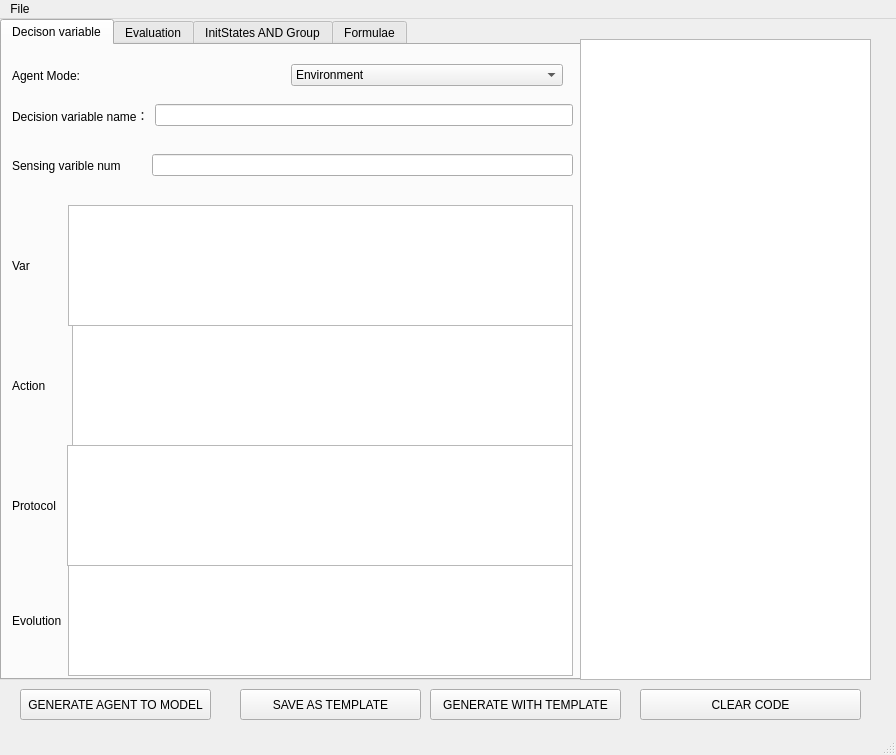
<?xml version="1.0" encoding="UTF-8"?>
<ui version="4.0">
 <class>IsplCodeGen</class>
 <widget class="QMainWindow" name="IsplCodeGen">
  <property name="geometry">
   <rect>
    <x>0</x>
    <y>0</y>
    <width>896</width>
    <height>755</height>
   </rect>
  </property>
  <property name="windowTitle">
   <string>IsplCodeGen</string>
  </property>
  <widget class="QWidget" name="centralwidget">
   <widget class="QTabWidget" name="tabWidget">
    <property name="geometry">
     <rect>
      <x>0</x>
      <y>0</y>
      <width>581</width>
      <height>661</height>
     </rect>
    </property>
    <property name="currentIndex">
     <number>0</number>
    </property>
    <widget class="QWidget" name="tab">
     <attribute name="title">
      <string>Decison variable</string>
     </attribute>
     <widget class="QWidget" name="widget" native="true">
      <property name="geometry">
       <rect>
        <x>0</x>
        <y>0</y>
        <width>1071</width>
        <height>962</height>
       </rect>
      </property>
      <widget class="QWidget" name="widget_2" native="true">
       <property name="geometry">
        <rect>
         <x>10</x>
         <y>160</y>
         <width>561</width>
         <height>121</height>
        </rect>
       </property>
       <layout class="QHBoxLayout" name="horizontalLayout">
        <item>
         <widget class="QLabel" name="VarsLabel">
          <property name="text">
           <string>Var    </string>
          </property>
         </widget>
        </item>
        <item>
         <spacer name="horizontalSpacer">
          <property name="orientation">
           <enum>Qt::Horizontal</enum>
          </property>
          <property name="sizeType">
           <enum>QSizePolicy::Fixed</enum>
          </property>
          <property name="sizeHint" stdset="0">
           <size>
            <width>18</width>
            <height>20</height>
           </size>
          </property>
         </spacer>
        </item>
        <item>
         <widget class="QTextEdit" name="Var_plainTextEdit"/>
        </item>
       </layout>
      </widget>
      <widget class="QWidget" name="widget_3" native="true">
       <property name="geometry">
        <rect>
         <x>10</x>
         <y>280</y>
         <width>561</width>
         <height>121</height>
        </rect>
       </property>
       <layout class="QHBoxLayout" name="horizontalLayout_2">
        <item>
         <widget class="QLabel" name="label_2">
          <property name="text">
           <string>Action</string>
          </property>
         </widget>
        </item>
        <item>
         <spacer name="horizontalSpacer_2">
          <property name="orientation">
           <enum>Qt::Horizontal</enum>
          </property>
          <property name="sizeType">
           <enum>QSizePolicy::Fixed</enum>
          </property>
          <property name="sizeHint" stdset="0">
           <size>
            <width>20</width>
            <height>20</height>
           </size>
          </property>
         </spacer>
        </item>
        <item>
         <widget class="QTextEdit" name="action_plainTextEdit"/>
        </item>
       </layout>
      </widget>
      <widget class="QWidget" name="widget_4" native="true">
       <property name="geometry">
        <rect>
         <x>10</x>
         <y>400</y>
         <width>561</width>
         <height>121</height>
        </rect>
       </property>
       <layout class="QHBoxLayout" name="horizontalLayout_3">
        <item>
         <widget class="QLabel" name="label_3">
          <property name="text">
           <string>Protocol</string>
          </property>
         </widget>
        </item>
        <item>
         <spacer name="horizontalSpacer_3">
          <property name="orientation">
           <enum>Qt::Horizontal</enum>
          </property>
          <property name="sizeType">
           <enum>QSizePolicy::Fixed</enum>
          </property>
          <property name="sizeHint" stdset="0">
           <size>
            <width>5</width>
            <height>20</height>
           </size>
          </property>
         </spacer>
        </item>
        <item>
         <widget class="QTextEdit" name="Protocol_plainTextEdit"/>
        </item>
       </layout>
      </widget>
      <widget class="QWidget" name="widget_5" native="true">
       <property name="geometry">
        <rect>
         <x>9</x>
         <y>743</y>
         <width>298</width>
         <height>210</height>
        </rect>
       </property>
       <layout class="QHBoxLayout" name="horizontalLayout_4">
        <item>
         <widget class="QLabel" name="label_4">
          <property name="text">
           <string>Var</string>
          </property>
         </widget>
        </item>
        <item>
         <widget class="QTextEdit" name="textEdit_5"/>
        </item>
       </layout>
      </widget>
      <widget class="QWidget" name="widget_6" native="true">
       <property name="geometry">
        <rect>
         <x>10</x>
         <y>50</y>
         <width>561</width>
         <height>41</height>
        </rect>
       </property>
       <layout class="QHBoxLayout" name="horizontalLayout_5">
        <item>
         <widget class="QLabel" name="AgentName_label">
          <property name="text">
           <string>Decision variable name：</string>
          </property>
         </widget>
        </item>
        <item>
         <widget class="QLineEdit" name="AgentName_lineEdit"/>
        </item>
       </layout>
      </widget>
      <widget class="QWidget" name="widget_8" native="true">
       <property name="geometry">
        <rect>
         <x>10</x>
         <y>520</y>
         <width>561</width>
         <height>111</height>
        </rect>
       </property>
       <layout class="QHBoxLayout" name="horizontalLayout_7">
        <item>
         <widget class="QLabel" name="label_7">
          <property name="text">
           <string>Evolution</string>
          </property>
         </widget>
        </item>
        <item>
         <widget class="QTextEdit" name="Evolution_plainTextEdit"/>
        </item>
       </layout>
      </widget>
      <widget class="QWidget" name="widget_7" native="true">
       <property name="geometry">
        <rect>
         <x>10</x>
         <y>10</y>
         <width>551</width>
         <height>41</height>
        </rect>
       </property>
       <layout class="QHBoxLayout" name="horizontalLayout_6">
        <item>
         <widget class="QLabel" name="AgentMode_label">
          <property name="text">
           <string>Agent Mode:</string>
          </property>
         </widget>
        </item>
        <item>
         <widget class="QComboBox" name="AgentMode_comboBox">
          <item>
           <property name="text">
            <string>Environment</string>
           </property>
          </item>
          <item>
           <property name="text">
            <string>Normal Agent</string>
           </property>
          </item>
         </widget>
        </item>
       </layout>
      </widget>
      <widget class="QWidget" name="widget_11" native="true">
       <property name="geometry">
        <rect>
         <x>10</x>
         <y>100</y>
         <width>561</width>
         <height>41</height>
        </rect>
       </property>
       <layout class="QHBoxLayout" name="horizontalLayout_10">
        <item>
         <widget class="QLabel" name="AgentName_label_2">
          <property name="text">
           <string>Sensing varible num</string>
          </property>
         </widget>
        </item>
        <item>
         <spacer name="horizontalSpacer_4">
          <property name="orientation">
           <enum>Qt::Horizontal</enum>
          </property>
          <property name="sizeType">
           <enum>QSizePolicy::Fixed</enum>
          </property>
          <property name="sizeHint" stdset="0">
           <size>
            <width>25</width>
            <height>20</height>
           </size>
          </property>
         </spacer>
        </item>
        <item>
         <widget class="QLineEdit" name="SensingVarNum_lineEdit"/>
        </item>
       </layout>
      </widget>
     </widget>
    </widget>
    <widget class="QWidget" name="tab_2">
     <attribute name="title">
      <string>Evaluation</string>
     </attribute>
     <widget class="QWidget" name="widget_9" native="true">
      <property name="geometry">
       <rect>
        <x>0</x>
        <y>10</y>
        <width>571</width>
        <height>121</height>
       </rect>
      </property>
      <layout class="QHBoxLayout" name="horizontalLayout_8">
       <item>
        <widget class="QLabel" name="label_8">
         <property name="text">
          <string>Evolution</string>
         </property>
        </widget>
       </item>
       <item>
        <widget class="QTextEdit" name="Evaluation_plaintext"/>
       </item>
       <item>
        <widget class="QPushButton" name="EvaluationCodeGenBtn">
         <property name="text">
          <string>generate code</string>
         </property>
        </widget>
       </item>
      </layout>
     </widget>
    </widget>
    <widget class="QWidget" name="tab_3">
     <attribute name="title">
      <string>InitStates AND Group</string>
     </attribute>
     <widget class="QWidget" name="widget_10" native="true">
      <property name="geometry">
       <rect>
        <x>10</x>
        <y>10</y>
        <width>561</width>
        <height>121</height>
       </rect>
      </property>
      <layout class="QHBoxLayout" name="horizontalLayout_9">
       <item>
        <widget class="QLabel" name="label_9">
         <property name="text">
          <string>Evolution</string>
         </property>
        </widget>
       </item>
       <item>
        <widget class="QTextEdit" name="InitStates_plainText"/>
       </item>
       <item>
        <widget class="QPushButton" name="InitStatesCodeGenBtn">
         <property name="text">
          <string>generate code</string>
         </property>
        </widget>
       </item>
      </layout>
     </widget>
     <widget class="QWidget" name="widget_21" native="true">
      <property name="geometry">
       <rect>
        <x>10</x>
        <y>140</y>
        <width>561</width>
        <height>121</height>
       </rect>
      </property>
      <layout class="QHBoxLayout" name="horizontalLayout_19">
       <item>
        <widget class="QLabel" name="label_19">
         <property name="text">
          <string>Group</string>
         </property>
        </widget>
       </item>
       <item>
        <spacer name="horizontalSpacer_7">
         <property name="orientation">
          <enum>Qt::Horizontal</enum>
         </property>
         <property name="sizeType">
          <enum>QSizePolicy::Fixed</enum>
         </property>
         <property name="sizeHint" stdset="0">
          <size>
           <width>15</width>
           <height>20</height>
          </size>
         </property>
        </spacer>
       </item>
       <item>
        <widget class="QTextEdit" name="Groups_plainText"/>
       </item>
       <item>
        <widget class="QPushButton" name="GroupsCodeGenBtn">
         <property name="text">
          <string>generate code</string>
         </property>
        </widget>
       </item>
      </layout>
     </widget>
    </widget>
    <widget class="QWidget" name="tab_4">
     <attribute name="title">
      <string>Formulae</string>
     </attribute>
     <widget class="QWidget" name="widget_22" native="true">
      <property name="geometry">
       <rect>
        <x>0</x>
        <y>0</y>
        <width>571</width>
        <height>121</height>
       </rect>
      </property>
      <layout class="QHBoxLayout" name="horizontalLayout_20">
       <item>
        <widget class="QLabel" name="label_20">
         <property name="text">
          <string>Formulate</string>
         </property>
        </widget>
       </item>
       <item>
        <widget class="QTextEdit" name="Formulae_plaintext"/>
       </item>
       <item>
        <widget class="QPushButton" name="FormulateCodeGenBtn">
         <property name="text">
          <string>generate code</string>
         </property>
        </widget>
       </item>
      </layout>
     </widget>
    </widget>
   </widget>
   <widget class="QTextEdit" name="plainTextEditPreview">
    <property name="geometry">
     <rect>
      <x>580</x>
      <y>20</y>
      <width>291</width>
      <height>641</height>
     </rect>
    </property>
   </widget>
   <widget class="QPushButton" name="AgentCodeGenBtn">
    <property name="geometry">
     <rect>
      <x>20</x>
      <y>670</y>
      <width>191</width>
      <height>31</height>
     </rect>
    </property>
    <property name="text">
     <string>GENERATE AGENT TO MODEL</string>
    </property>
   </widget>
   <widget class="QPushButton" name="copyCurAgentBtn">
    <property name="geometry">
     <rect>
      <x>240</x>
      <y>670</y>
      <width>181</width>
      <height>31</height>
     </rect>
    </property>
    <property name="text">
     <string>SAVE AS TEMPLATE</string>
    </property>
   </widget>
   <widget class="QPushButton" name="clearIsplCodeBtn">
    <property name="geometry">
     <rect>
      <x>640</x>
      <y>670</y>
      <width>221</width>
      <height>31</height>
     </rect>
    </property>
    <property name="text">
     <string>CLEAR CODE</string>
    </property>
   </widget>
   <widget class="QPushButton" name="GenWithTemplateBtn">
    <property name="geometry">
     <rect>
      <x>430</x>
      <y>670</y>
      <width>191</width>
      <height>31</height>
     </rect>
    </property>
    <property name="text">
     <string>GENERATE WITH TEMPLATE</string>
    </property>
   </widget>
  </widget>
  <widget class="QMenuBar" name="menubar">
   <property name="geometry">
    <rect>
     <x>0</x>
     <y>0</y>
     <width>896</width>
     <height>23</height>
    </rect>
   </property>
   <widget class="QMenu" name="menuFile">
    <property name="title">
     <string>File</string>
    </property>
    <addaction name="actionNew"/>
    <addaction name="separator"/>
    <addaction name="actionExport"/>
   </widget>
   <addaction name="menuFile"/>
  </widget>
  <widget class="QStatusBar" name="statusbar"/>
  <action name="actionNew">
   <property name="text">
    <string> New</string>
   </property>
  </action>
  <action name="actionExport">
   <property name="text">
    <string>Export</string>
   </property>
  </action>
 </widget>
 <resources/>
 <connections/>
</ui>
